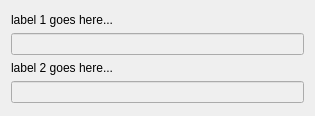
<?xml version="1.0" encoding="UTF-8"?>
<ui version="4.0" stdsetdef="1">
  <author></author>
  <comment>  Copyright 2017 Google Inc.
 Licensed under the Apache License, Version 2.0 (the &quot;License&quot;);
 you may not use this file except in compliance with the License.
 You may obtain a copy of the License at
 http://www.apache.org/licenses/LICENSE-2.0
 Unless required by applicable law or agreed to in writing, software
 distributed under the License is distributed on an &quot;AS IS&quot; BASIS,
 WITHOUT WARRANTIES OR CONDITIONS OF ANY KIND, either express or implied.
 See the License for the specific language governing permissions and
 limitations under the License.
</comment>
  <exportmacro></exportmacro>
  <class>SearchTabDetailsBase</class>
  <widget class="QWidget" name="SearchTabDetailsBase">
    <property name="geometry">
      <rect>
        <x>0</x>
        <y>0</y>
        <width>315</width>
        <height>116</height>
      </rect>
    </property>
    <property name="windowTitle">
      <string>Search Tab Details</string>
    </property>
    <layout class="QGridLayout">
      <property name="spacing">
        <number>4</number>
      </property>
      <item row="0" column="0">
        <widget class="QLabel" name="label1_text">
          <property name="sizePolicy">
            <sizepolicy>
              <hsizetype>5</hsizetype>
              <vsizetype>0</vsizetype>
              <horstretch>0</horstretch>
              <verstretch>0</verstretch>
            </sizepolicy>
          </property>
          <property name="text">
            <string>label 1 goes here...</string>
          </property>
          <property name="wordWrap">
            <bool>false</bool>
          </property>
        </widget>
      </item>
      <item row="2" column="0">
        <widget class="QLabel" name="label2_text">
          <property name="sizePolicy">
            <sizepolicy>
              <hsizetype>5</hsizetype>
              <vsizetype>0</vsizetype>
              <horstretch>0</horstretch>
              <verstretch>0</verstretch>
            </sizepolicy>
          </property>
          <property name="text">
            <string>label 2 goes here...</string>
          </property>
          <property name="wordWrap">
            <bool>false</bool>
          </property>
        </widget>
      </item>
      <item row="1" column="0">
        <widget class="QLineEdit" name="label1_edit">
          <property name="enabled">
            <bool>false</bool>
          </property>
          <property name="text">
            <string/>
          </property>
          <property name="readOnly">
            <bool>true</bool>
          </property>
        </widget>
      </item>
      <item row="3" column="0">
        <widget class="QLineEdit" name="label2_edit">
          <property name="enabled">
            <bool>false</bool>
          </property>
          <property name="text">
            <string/>
          </property>
          <property name="readOnly">
            <bool>true</bool>
          </property>
        </widget>
      </item>
    </layout>
  </widget>
  <layoutdefault spacing="6" margin="11"/>
  <pixmapfunction>qPixmapFromMimeSource</pixmapfunction>
  <tabstops>
    <tabstop>label1_edit</tabstop>
    <tabstop>label2_edit</tabstop>
  </tabstops>
</ui>
